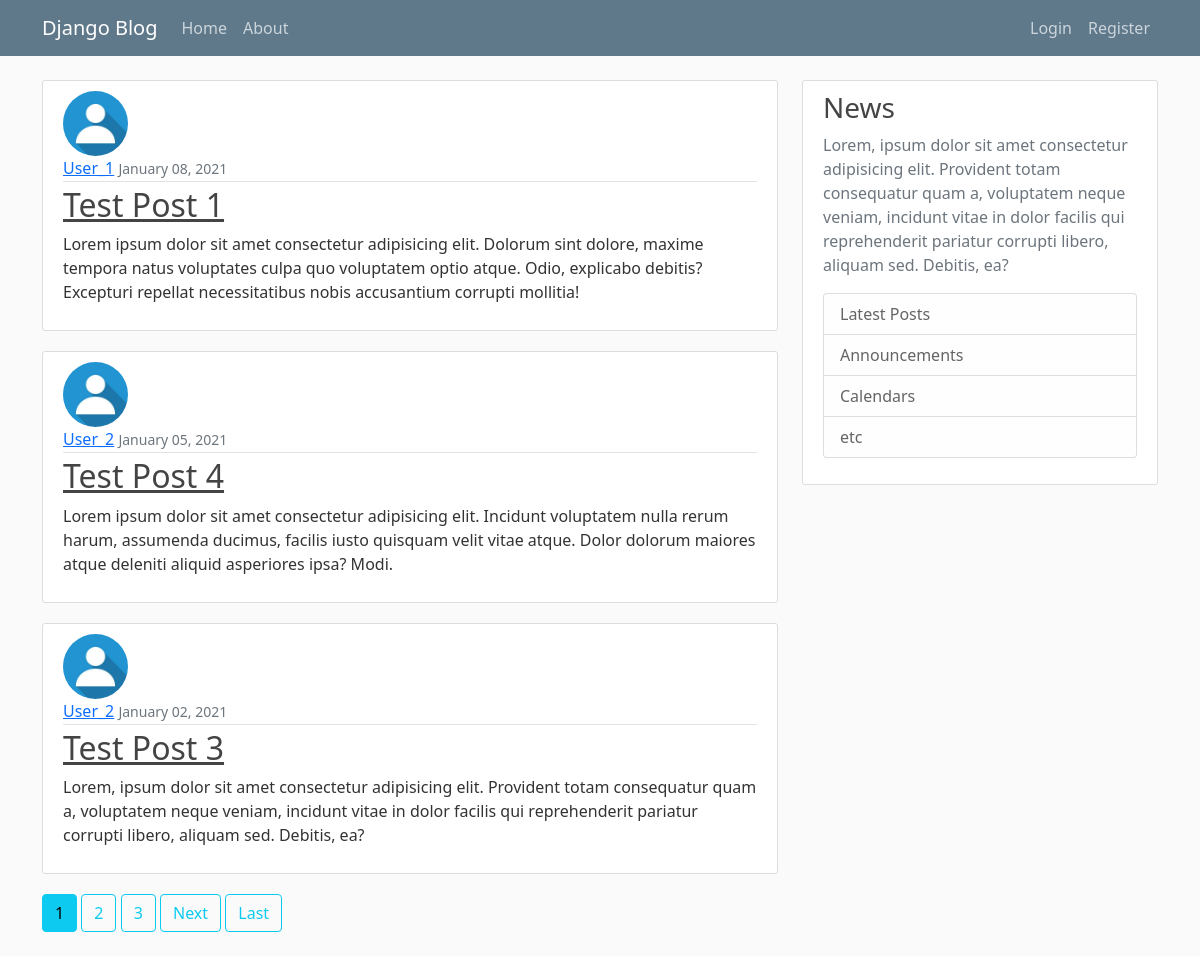
The page / on the database its author committed.
### blog/models.py (models this page shows, shortened)
class Post(models.Model):
    title = models.CharField(max_length=100)
    content = models.TextField()
    pub_date = models.DateTimeField(default=timezone.now)
    author = models.ForeignKey(User, on_delete=models.CASCADE)
    class Meta:
        verbose_name = "Post"
        verbose_name_plural = "Posts"

### users/models.py (models this page shows, shortened)
class Profile(models.Model):
    user = models.OneToOneField(User, on_delete=models.CASCADE)
    img = models.ImageField(default='default.jpeg', upload_to='profile_pics')

### blog/views.py (the view)
# urls.py: path('', PostListView.as_view(), name='blog-index'),
class PostListView(ListView):
    model = Post
    template_name = 'blog/index.html'
    context_object_name = 'posts'
    ordering = ['-pub_date']
    paginate_by = 3

### blog/templates/blog/index.html (shortened to what this page needs)
{% extends 'blog/template.html' %}
{% block content %}
{% for post in posts %}
<article class="media content-section">
    <img class="rounded-circle article-img" src="{{ post.author.profile.img.url }}">
    <div class="media-body">
        <div class="article-metadata">
            <a class="mr-2" href="{% url 'user-posts' post.author.username %}">{{ post.author }}</a>
            <small class="text-muted">{{ post.pub_date|date:"F d, Y" }}</small>
        </div>
        <h2><a class="article-title" href="{% url 'post-detail' post.id %}">{{ post.title }}</a></h2>
        <p class="article-content">{{ post.content }}</p>
    </div>
</article>
{% endfor %}
{% if is_paginated %}
        {% for num in page_obj.paginator.page_range %}
            {% if page_obj.number == num %}
                <a href="?page={{ num }}" class="btn btn-info mb-4">{{ num }}</a>
            {% elif num > page_obj.number|add:'-3' and num < page_obj.number|add:'3' %}
                <a href="?page={{ num }}" class="btn btn-outline-info mb-4">{{ num }}</a>
            {% endif %}
        {% endfor %}
    {% if page_obj.has_next %}
        <a href="?page={{ page_obj.next_page_number }}" class="btn btn-outline-info mb-4 ">Next</a>
        <a href="?page={{ page_obj.paginator.num_pages }}" class="btn btn-outline-info mb-4">Last</a>
    {% endif %}
{% endif %}
{% endblock content %}

### blog/templates/blog/template.html (shortened to what this page needs)
{% load static %}
<!doctype html>
<html lang="en">
<head>
    <link href="https://cdn.jsdelivr.net/npm/bootstrap@5.0.0-beta1/dist/css/bootstrap.min.css" rel="stylesheet"
>
    <link rel="stylesheet" href="{% static 'blog/main.css' %}">
</head>
<body>
    {% include 'blog/components/header.html' %}
    <main role="main" class="container">
        <div class="row">
            <div class="col-md-8">
                {% block content %}
                {% endblock %}
            </div>
            <div class="col-md-4">
                {% include 'blog/components/sidebar.html' %}
            </div>
        </div>
    </main>
</body>
</html>

### blog/templates/blog/components/header.html (shortened to what this page needs)
{% block header %}
<header class="site-header">
    <nav class="navbar navbar-expand-md navbar-dark bg-steel fixed-top justify-content-between">
        <div class="container">
            <a class="navbar-brand mr-4" href="{% url 'blog-index' %}">Django Blog</a>
            <div class="collapse navbar-collapse justify-content-between" id="navbarToggle">
                <div class="navbar-nav mr-auto">
                    <a class="nav-item nav-link" href="{% url 'blog-index' %}">Home</a>
                    <a class="nav-item nav-link" href="{% url 'blog-about' %}">About</a>
                </div>
                <div class="navbar-nav">
                    {% if user.is_authenticated %}
                    <a class="nav-item nav-link" href="{% url 'post-create' %}">New Post</a>
                    <div class="dropdown">
                        <a class="nav-item nav-link dropdown-toggle" href="#" role="button" id="dropdownMenuLink"
                            data-toggle="dropdown" aria-haspopup="true" aria-expanded="false">
                            {{ user.username }}
                        </a>
                        <div class="dropdown-menu" aria-labelledby="dropdownMenuLink">
                            <a class="dropdown-item" href="{% url 'users-profile' %}">Profile</a>
                            <div class="dropdown-divider"></div>
                            <a class="dropdown-item" href="{% url 'logout' %}">Logout</a>
                        </div>
                    </div>
                    {% else %}
                    <a class="nav-item nav-link" href="{% url 'login' %}">Login</a>
                    <a class="nav-item nav-link" href="{% url 'users-register' %}">Register</a>
                    {% endif %}
                </div>
            </div>
        </div>
    </nav>
</header>
{% endblock header %}

### blog/templates/blog/components/sidebar.html
{% block sidebar %}
<div class="content-section">
    <h3>News</h3>
    <p class='text-muted'>Lorem, ipsum dolor sit amet consectetur adipisicing elit. Provident totam consequatur quam a,
        voluptatem neque veniam, incidunt vitae in dolor facilis qui reprehenderit pariatur corrupti libero, aliquam
        sed. Debitis, ea?
    <ul class="list-group">
        <li class="list-group-item list-group-item-light">
            Latest Posts
        </li>
        <li class="list-group-item list-group-item-light">Announcements</li>
        <li class="list-group-item list-group-item-light">Calendars</li>
        <li class="list-group-item list-group-item-light">etc</li>
    </ul>
    </p>
</div>
{% endblock sidebar %}

### blog/static/blog/main.css (style rules this page uses)
body { background: #fafafa; color: #333333; margin-top: 5rem; }
h1, h2, h3, h4, h5, h6 { color: #444444; }
ul { margin: 0; }
.bg-steel { background-color: #5f788a; }
.site-header .navbar-nav .nav-link { color: #cbd5db; }
.content-section { background: #ffffff; padding: 10px 20px; border: 1px solid #dddddd; border-radius: 3px; margin-bottom: 20px; }
.article-title { color: #444444; }
.article-content { white-space: pre-line; }
.article-img { height: 65px; width: 65px; margin-right: 16px; }
.article-metadata { padding-bottom: 1px; margin-bottom: 4px; border-bottom: 1px solid #e3e3e3; }

### rows shown on the page
Post: author.profile.img (placeholder picture), author "User_1", pub_date "January 08, 2021", title "Test Post 1", content "Lorem ipsum dolor sit amet consectetur adipisicing elit. Dolorum sint dolore, maxime tempora natus voluptates culpa quo voluptatem optio atque. Odio, explicabo debitis? Excepturi repellat necessitatibus nobis accusantium corrupti mollitia!"
Post: author.profile.img (placeholder picture), author "User_2", pub_date "January 05, 2021", title "Test Post 4", content "Lorem ipsum dolor sit amet consectetur adipisicing elit. Incidunt voluptatem nulla rerum harum, assumenda ducimus, facilis iusto quisquam velit vitae atque. Dolor dolorum maiores atque deleniti aliquid asperiores ipsa? Modi."
Post: author.profile.img (placeholder picture), author "User_2", pub_date "January 02, 2021", title "Test Post 3", content "Lorem, ipsum dolor sit amet consectetur adipisicing elit. Provident totam consequatur quam a, voluptatem neque veniam, incidunt vitae in dolor facilis qui reprehenderit pariatur corrupti libero, aliquam sed. Debitis, ea?"

### other values the page prints
{{ num }} "1"
{{ num }} "2" "3"
